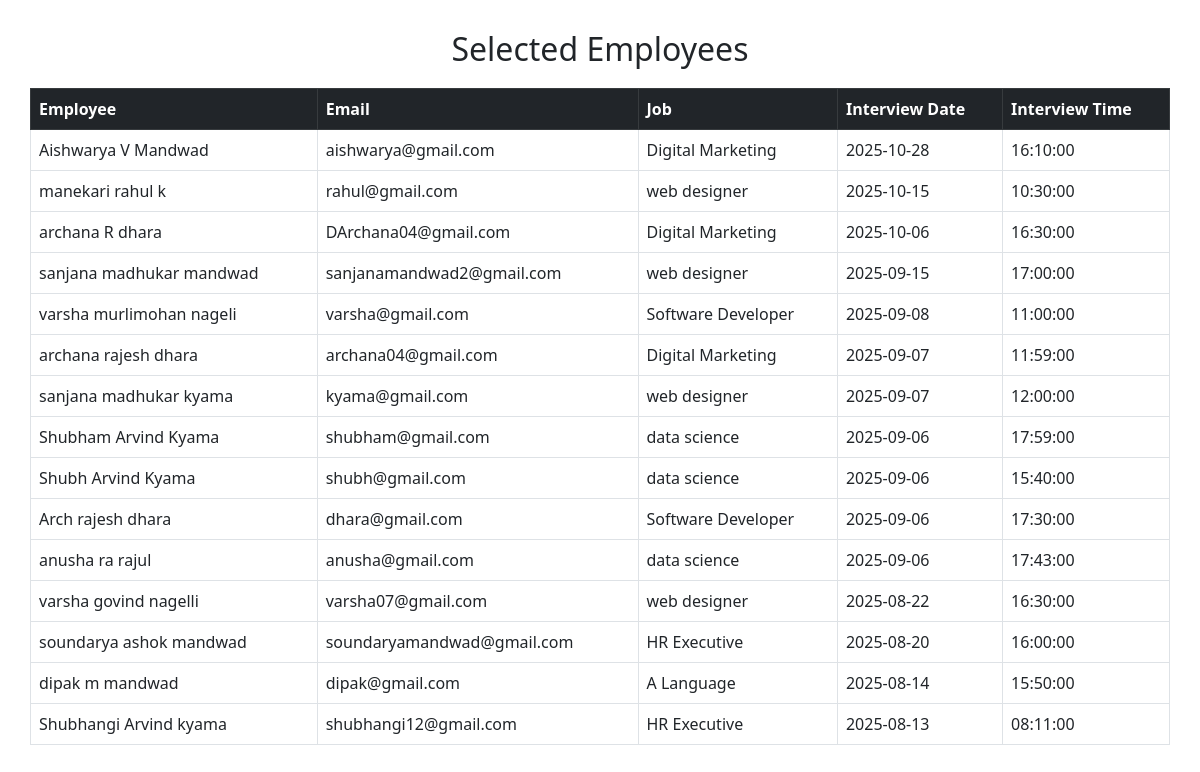
The app's page /selection_results.php with its own data.
### tables this page shows
CREATE TABLE IF NOT EXISTS `job_applications` (
  `id` int NOT NULL AUTO_INCREMENT,
  `candidate_id` int DEFAULT NULL,
  `job_id` int DEFAULT NULL,
  `name` varchar(100) DEFAULT NULL,
  `email` varchar(100) DEFAULT NULL,
  `phone` varchar(20) DEFAULT NULL,
  `resume` varchar(255) DEFAULT NULL,
  `cover_letter` text,
  `applied_at` timestamp NULL DEFAULT CURRENT_TIMESTAMP,
  `status` varchar(50) DEFAULT 'Pending',
  `reason` text,
  `interview_date` date DEFAULT NULL,
  `interview_time` time DEFAULT NULL,
  `applied_on` datetime DEFAULT CURRENT_TIMESTAMP,
  `meet_link` varchar(255) DEFAULT NULL,
  `interview_status` enum('Pending','Attended','Not Attended') DEFAULT 'Pending',
  `selection_status` enum('Pending','Selected','Rejected') DEFAULT 'Pending',
  `rejection_reason` text,
  `offer_letter` varchar(255) DEFAULT NULL,
  `interview_letter_path` varchar(255) DEFAULT NULL,
  `offer_status` enum('Pending','Accepted','Rejected') DEFAULT 'Pending',
  PRIMARY KEY (`id`)
);

CREATE TABLE IF NOT EXISTS `employees` (
  `id` int NOT NULL AUTO_INCREMENT,
  `employee_id` varchar(50) DEFAULT NULL,
  `candidate_id` int DEFAULT NULL,
  `full_name` varchar(100) DEFAULT NULL,
  `email` varchar(100) DEFAULT NULL,
  `password` varchar(255) DEFAULT NULL,
  `contact` varchar(15) DEFAULT NULL,
  `gender` varchar(10) DEFAULT NULL,
  `qualification` varchar(100) DEFAULT NULL,
  `dob` date DEFAULT NULL,
  `photo` varchar(255) DEFAULT NULL,
  `experience_status` enum('Yes','No') DEFAULT NULL,
  `experience_details` text,
  `created_at` datetime DEFAULT CURRENT_TIMESTAMP,
  `job_id` int DEFAULT NULL,
  `account_no` varchar(30) DEFAULT NULL,
  `ifsc_code` varchar(15) DEFAULT NULL,
  `bank_name` varchar(100) DEFAULT NULL,
  PRIMARY KEY (`id`),
  UNIQUE KEY `employee_id` (`employee_id`),
  UNIQUE KEY `email` (`email`),
  KEY `candidate_id` (`candidate_id`)
);

CREATE TABLE IF NOT EXISTS `jobs` (
  `job_id` int NOT NULL AUTO_INCREMENT,
  `title` varchar(255) DEFAULT NULL,
  `description` text,
  `posted_date` date NOT NULL DEFAULT (curdate()),
  `from_date` date DEFAULT NULL,
  `to_date` date DEFAULT NULL,
  `image` varchar(255) DEFAULT NULL,
  PRIMARY KEY (`job_id`)
);

### selection_results.php (the view, shortened to what this page needs)
<?php
$conn = new mysqli("localhost", "root", "", "company_db");
$status_filter = 'Selected';
$stmt = $conn->prepare("
    SELECT ja.id, ja.candidate_id, ja.job_id, ja.interview_date, ja.interview_time,
           ja.selection_status, e.full_name, e.email, j.title AS job_title
    FROM job_applications ja
    JOIN employees e ON ja.candidate_id = e.candidate_id
    JOIN jobs j ON ja.job_id = j.job_id
    WHERE LOWER(ja.selection_status) = LOWER(?)
    ORDER BY ja.interview_date DESC
");
$stmt->bind_param("s", $status_filter);
$stmt->execute();
$result = $stmt->get_result();
?>
<!DOCTYPE html>
<html lang="en">
<head>
  <link href="https://cdn.jsdelivr.net/npm/bootstrap@5.3.0/dist/css/bootstrap.min.css" rel="stylesheet" />
</head>
<body>
<h2>Selected Employees</h2>
<table class="table table-bordered">
  <thead class="table-dark">
    <tr>
      <th>Employee</th>
      <th>Email</th>
      <th>Job</th>
      <th>Interview Date</th>
      <th>Interview Time</th>
    </tr>
  </thead>
  <tbody>
  <?php if ($result && $result->num_rows > 0): ?>
    <?php while ($row = $result->fetch_assoc()): ?>
      <tr>
        <td><?= htmlspecialchars($row['full_name']) ?></td>
        <td><?= htmlspecialchars($row['email']) ?></td>
        <td><?= htmlspecialchars($row['job_title']) ?></td>
        <td><?= htmlspecialchars($row['interview_date'] ?? 'N/A') ?></td>
        <td><?= htmlspecialchars($row['interview_time'] ?? 'N/A') ?></td>
      </tr>
    <?php endwhile; ?>
  <?php else: ?>
    <tr>
      <td colspan="5" class="text-center">No selected employees found.</td>
    </tr>
  <?php endif; ?>
  </tbody>
</table>
</body>
</html>

### selection_results.php (style rules this page uses)
body { padding: 30px; }
h2 { text-align: center; margin-bottom: 20px; }
.table thead th { position: sticky; top: 0; z-index: 2; background: #212529; color: #fff; }

### records on screen
job_applications: employees.full_name "Aishwarya V Mandwad", employees.email "aishwarya@gmail.com", job.title "Digital Marketing", interview_date "2025-10-28", interview_time "16:10:00"
job_applications: employees.full_name "manekari rahul k", employees.email "rahul@gmail.com", job.title "web designer", interview_date "2025-10-15", interview_time "10:30:00"
job_applications: employees.full_name "archana R dhara", employees.email "DArchana04@gmail.com", job.title "Digital Marketing", interview_date "2025-10-06", interview_time "16:30:00"
job_applications: employees.full_name "sanjana madhukar mandwad", employees.email "sanjanamandwad2@gmail.com", job.title "web designer", interview_date "2025-09-15", interview_time "17:00:00"
job_applications: employees.full_name "varsha murlimohan nageli", employees.email "varsha@gmail.com", job.title "Software Developer", interview_date "2025-09-08", interview_time "11:00:00"
job_applications: employees.full_name "archana rajesh dhara", employees.email "archana04@gmail.com", job.title "Digital Marketing", interview_date "2025-09-07", interview_time "11:59:00"
job_applications: employees.full_name "sanjana madhukar kyama", employees.email "kyama@gmail.com", job.title "web designer", interview_date "2025-09-07", interview_time "12:00:00"
job_applications: employees.full_name "Shubham Arvind Kyama", employees.email "shubham@gmail.com", job.title "data science", interview_date "2025-09-06", interview_time "17:59:00"
job_applications: employees.full_name "Shubh Arvind Kyama", employees.email "shubh@gmail.com", job.title "data science", interview_date "2025-09-06", interview_time "15:40:00"
job_applications: employees.full_name "Arch rajesh dhara", employees.email "dhara@gmail.com", job.title "Software Developer", interview_date "2025-09-06", interview_time "17:30:00"
job_applications: employees.full_name "anusha ra rajul", employees.email "anusha@gmail.com", job.title "data science", interview_date "2025-09-06", interview_time "17:43:00"
job_applications: employees.full_name "varsha govind nagelli", employees.email "varsha07@gmail.com", job.title "web designer", interview_date "2025-08-22", interview_time "16:30:00"
job_applications: employees.full_name "soundarya ashok mandwad", employees.email "soundaryamandwad@gmail.com", job.title "HR Executive", interview_date "2025-08-20", interview_time "16:00:00"
job_applications: employees.full_name "dipak m mandwad", employees.email "dipak@gmail.com", job.title "A Language", interview_date "2025-08-14", interview_time "15:50:00"
job_applications: employees.full_name "Shubhangi Arvind kyama", employees.email "shubhangi12@gmail.com", job.title "HR Executive", interview_date "2025-08-13", interview_time "08:11:00"
